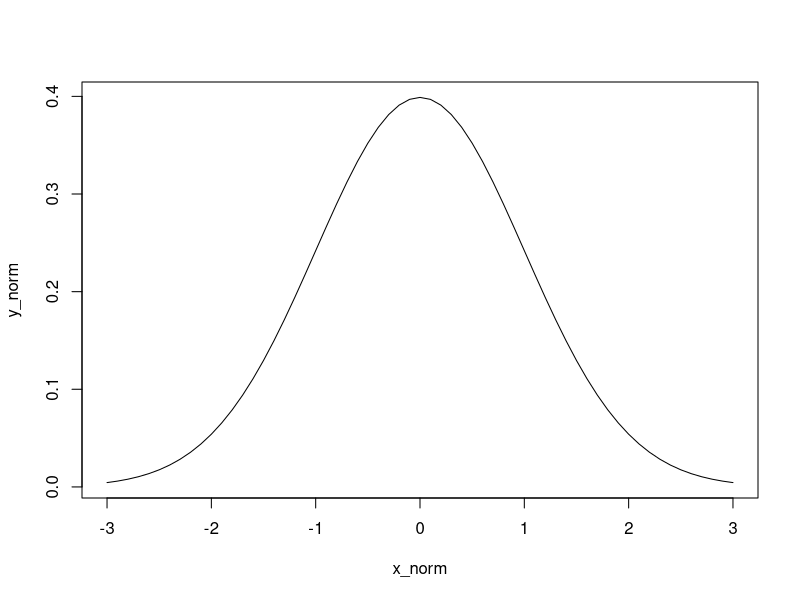
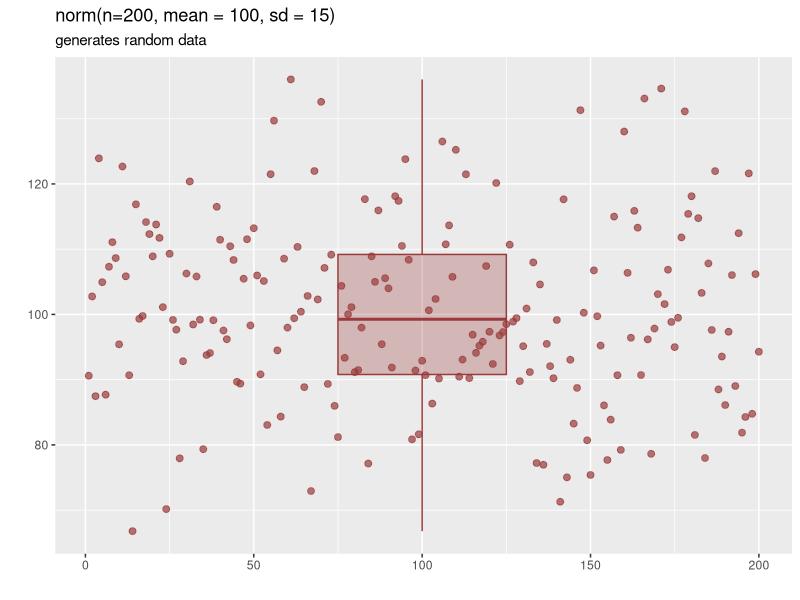
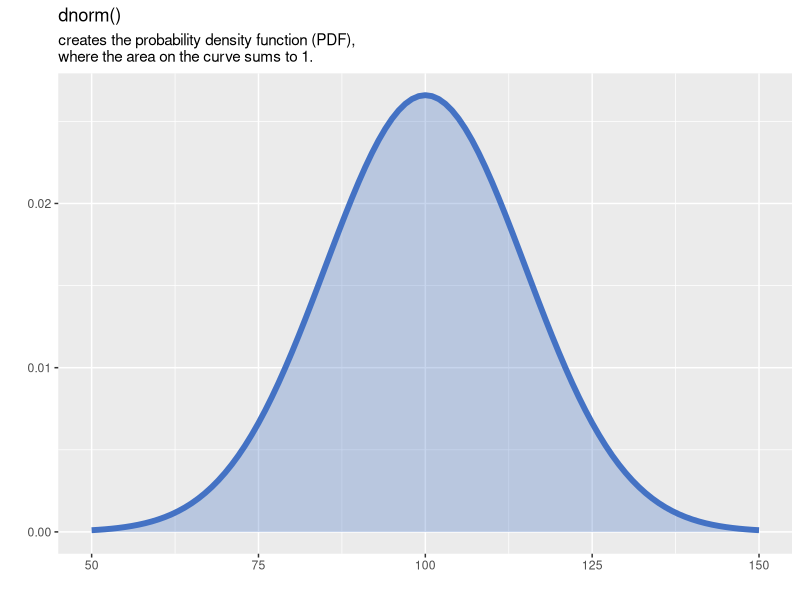
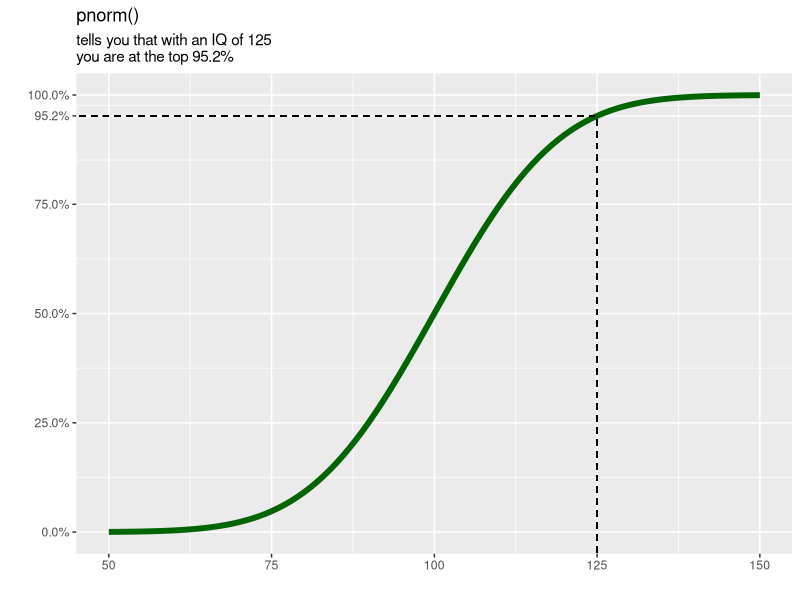
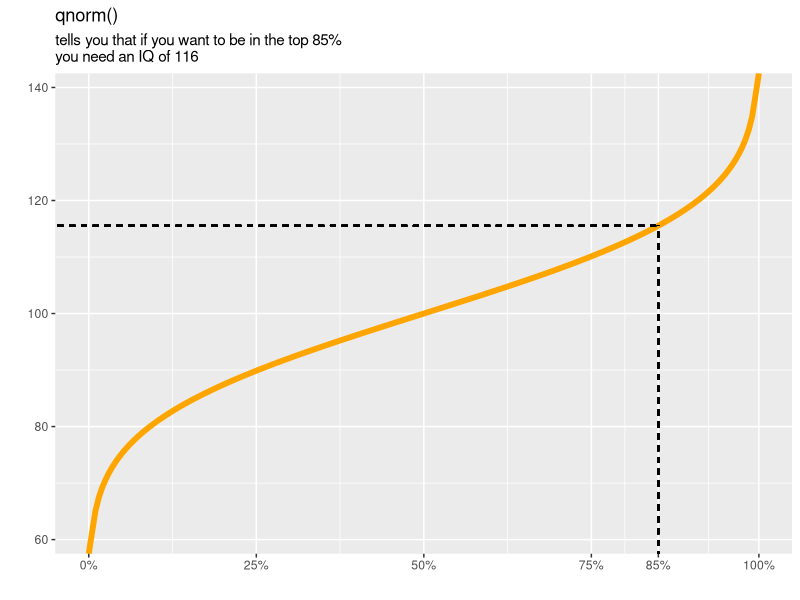

These figures' R source, in order:
## ---- chunk 1
library(tidyverse)
## ---- chunk 2
# IQ distribution

iq <- rnorm(n = 200, mean = 100, sd = 15)

## ---- chunk 3
x_norm <- seq(from = -3, to = 3, by = 0.1)
y_norm <- dnorm(x = seq(from = -3, to = 3, by = 0.1), mean = 0, sd = 1)

plot(x_norm, y_norm, type = "l")
## ---- chunk 4
pnorm(mean = 178, sd = 6, 180)
pnorm(q = c(160, 170, 178, 180, 190, 200), mean = 178, sd = 6)
pnorm(q = seq(from = -3, to = 3, by = 0.1))
pnorm(q = c(0.67, 1, 2, 2.5, 3), mean = 0, sd = 1)

pnorm(q = 190, mean = 178, sd = 6)
pnorm(q = 190, mean = 178, sd = 6) - pnorm(q = 170, mean = 178, sd = 6)
abs(pnorm(q = -2, mean = 0, sd = 1) - pnorm(q = -1, mean = 0, sd = 1))
## ---- chunk 5
qnorm(p = 0.99, mean = 178, sd = 6)
qnorm(p = 0.75, mean = 100, sd = 15)
## ---- chunk 6
set.seed(1)

rnorm_df <- data.frame(r = rnorm(200, mean = 100, sd = 15),
                       value = 1:200, box = 100)

polygon_data <- data.frame(
  x = c(50, seq(from = 50, to = 150, by = 0.5), 150),
  y = c(0, dnorm(seq(from = 50, to = 150, by = 0.5),
                 mean = 100, sd = 15), 0))

r_plot <- rnorm_df|>
  ggplot() +
  geom_boxplot(aes(x = box, y = r),
               width = 50, alpha = 0.3,
               fill = "#9A3A3A", color = "#9A3A3A") +
  geom_point(aes(x = value, y = r),
             size = 2, alpha = 0.7, color = "#9A3A3A") +
  labs(x = "", y = "") +
  ggtitle(label = "norm(n=200, mean = 100, sd = 15)",
          subtitle = "generates random data")

r_plot
## ---- chunk 7
d_plot <- data.frame(
  x = 50:150,
  y = dnorm(x = 50:150, mean = 100, sd = 15))|>
    ggplot( aes(x = x, y = y)) +
  geom_polygon(data = polygon_data,
           fill = "#4472C4",
           alpha = 0.3) +
    geom_line(size = 2,
              color = "#4472C4") +
    labs(x = "", y = "") +
    ggtitle(label = "dnorm()", subtitle = "creates the probability density function (PDF), \nwhere the area on the curve sums to 1.")

d_plot
## ---- chunk 8
pnorm_x <- 125
pnorm_y <- pnorm(q = pnorm_x, mean = 100, sd = 15)

p_plot <- data.frame(
  x = 50:150,
  y = pnorm(q = 50:150, mean = 100, sd = 15))|>
  ggplot(aes(x = x, y = y)) +
  geom_line(size = 2,
            color = "darkgreen") +
  labs(x = "", y = "") +
  scale_y_continuous(
    labels = scales::percent,
    breaks = c(0, 0.25, 0.5, 0.75, pnorm_y, 1)) +
  ggtitle(label = "pnorm()", subtitle = "tells you that with an IQ of 125\nyou are at the top 95.2%") +
  geom_segment(x = pnorm_x, xend = pnorm_x,
               y = -0.1, yend = pnorm_y,
               linetype = "dashed") +
  geom_segment(x = 40, xend = pnorm_x, y = pnorm_y, yend = pnorm_y, linetype = "dashed")

p_plot
## ---- chunk 9
qnorm_x <- 0.85
qnorm_y <- qnorm(p = qnorm_x, mean = 100, sd = 15)

q_plot <- data.frame(x = seq(from = 0, to = 1, by = 0.005),
                     y = qnorm(p = seq(from = 0, to = 1, by = 0.005), mean = 100, sd = 15))|>
  ggplot(aes(x = x, y = y)) +
  geom_line(size = 2, color = "orange") +
  labs(x = "", y = "") +
  scale_x_continuous(labels = scales::percent, breaks = c(0, .25, .5, .75, qnorm_x, 1)) +
  ggtitle(label = "qnorm()",
          subtitle = "tells you that if you want to be in the top 85%\nyou need an IQ of 116") +
  geom_segment(x = qnorm_x, xend = qnorm_x, y = 40, yend = qnorm_y, linetype = "dashed") +
  geom_segment(x = -0.1, xend = qnorm_x, y = qnorm_y, yend = qnorm_y, linetype = "dashed")

q_plot
